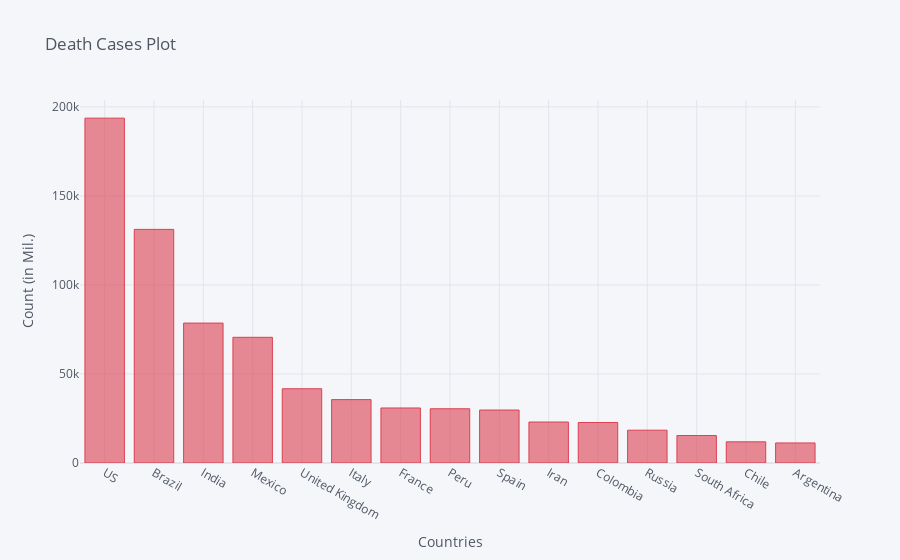

Notebook cell for this chart:
### Code cell
death_df2_plot.iplot(kind='bar', x='Country/Region', y='9/12/20',color='red',
                    title='Death Cases Plot',xTitle='Countries',yTitle='Count (in Mil.)')

### Figure 1 — Plotly figure (JSON) as saved in the notebook; plotly's stock layout.template omitted (floating-point values rounded to 4 significant figures)
{"data": [{"marker": {"color": "rgba(219, 64, 82, 0.6)", "line": {"color": "rgba(219, 64, 82, 1.0)", "width": 1}}, "name": "9/12/20", "orientation": "v", "text": "", "type": "bar", "x": ["US", "Brazil", "India", "Mexico", "United Kingdom", "Italy", "France", "Peru", "Spain", "Iran", "Colombia", "Russia", "South Africa", "Chile", "Argentina"], "y": [193693, 131210, 78586, 70604, 41712, 35603, 30902, 30470, 29747, 23029, 22734, 18426, 15427, 11895, 11263]}], "layout": {"legend": {"bgcolor": "#F5F6F9", "font": {"color": "#4D5663"}}, "paper_bgcolor": "#F5F6F9", "plot_bgcolor": "#F5F6F9", "title": {"font": {"color": "#4D5663"}, "text": "Death Cases Plot"}, "xaxis": {"gridcolor": "#E1E5ED", "showgrid": true, "tickfont": {"color": "#4D5663"}, "title": {"font": {"color": "#4D5663"}, "text": "Countries"}, "zerolinecolor": "#E1E5ED"}, "yaxis": {"gridcolor": "#E1E5ED", "showgrid": true, "tickfont": {"color": "#4D5663"}, "title": {"font": {"color": "#4D5663"}, "text": "Count (in Mil.)"}, "zerolinecolor": "#E1E5ED"}}}
